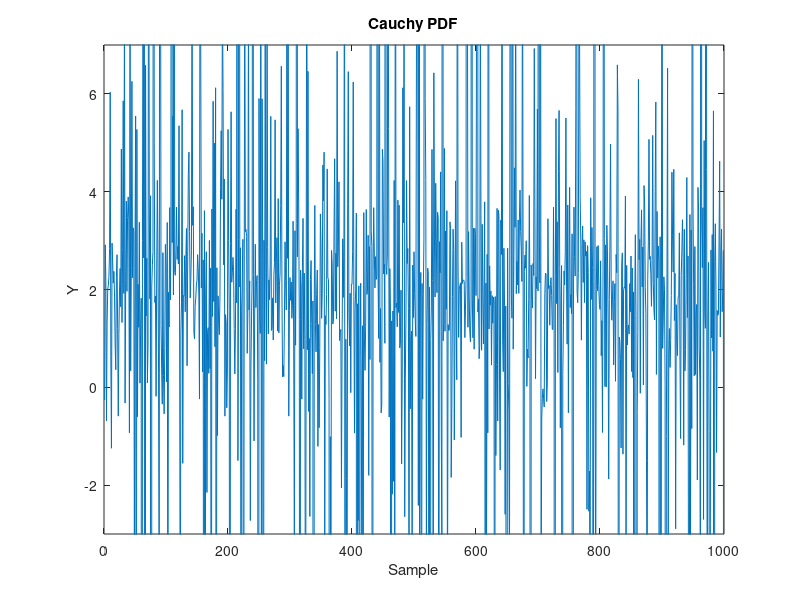

MATLAB code to generate this figure:
clear;
% Cauchy random variable can be generated as a ratio of two normally distribuited random variables
N = 1000;
mean = 2;
variance = 1;
std_dev = sqrt(variance);

X = std_dev*(randn(N,1));
Y = std_dev*(randn(N,1));
cauchy_vars = mean + X ./ Y;

plot(cauchy_vars);
ylim([-3, 7]);
title("Cauchy PDF");
xlabel("Sample")
ylabel("Y")